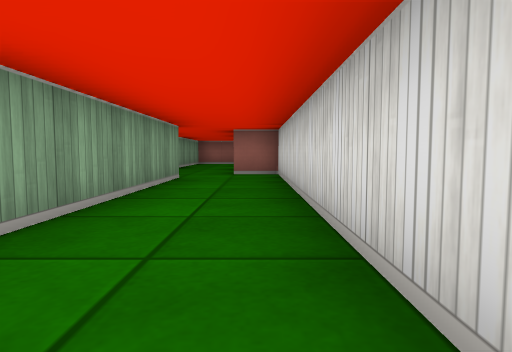
view 1 (above)

18 first-person views from a walk through a cub3D ray-caster map. The camera is about half as high as the walls, tilts 4° down and sees 75° across. The floor is counted in squares. Each view is taken from the middle of a square. On the plan, view 1 faces up. The plan holds only what a view shows up to about 9 squares ahead; the rest is blank.

view 2
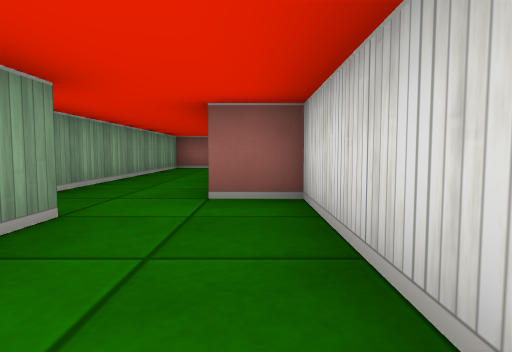

view 3
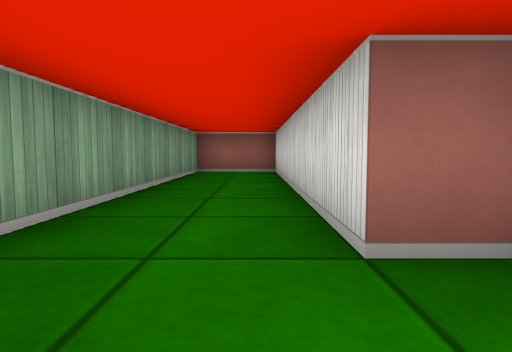

view 4
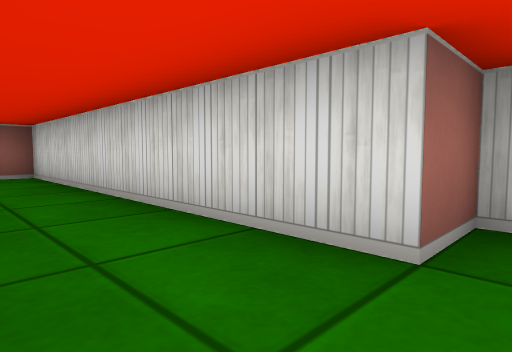

view 5
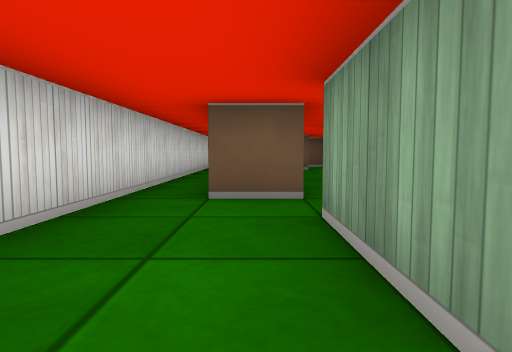

view 6
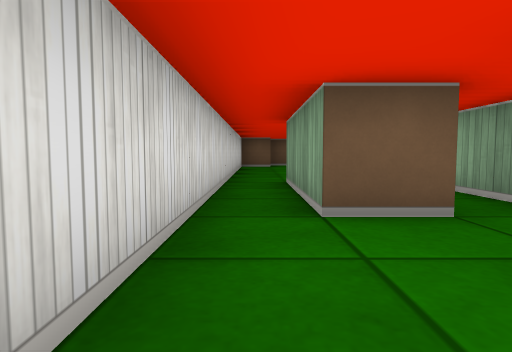

view 7
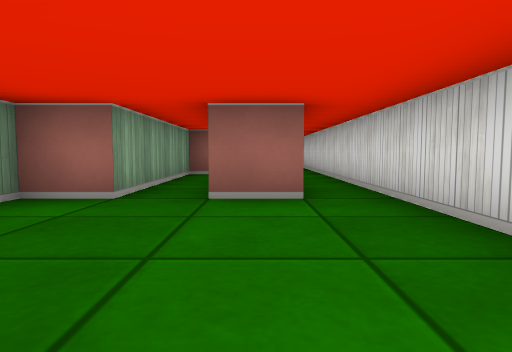

view 8
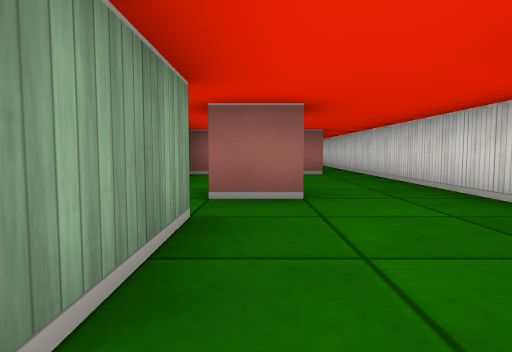

view 9
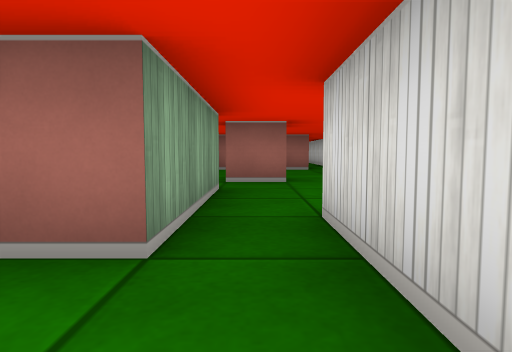

view 10
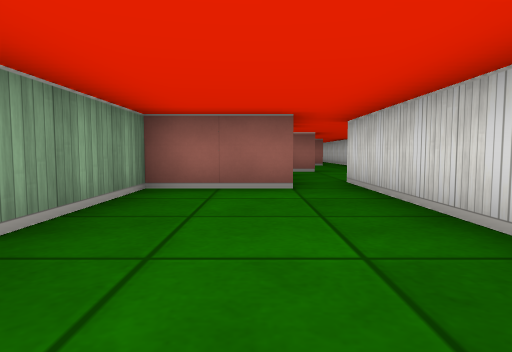

view 11
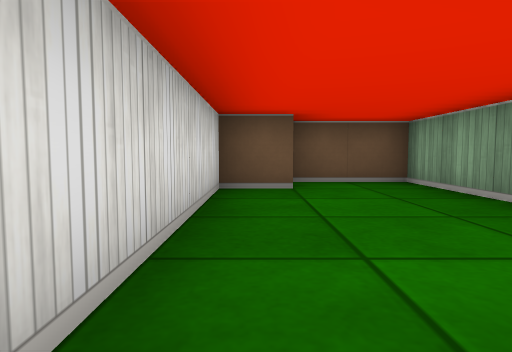

view 12
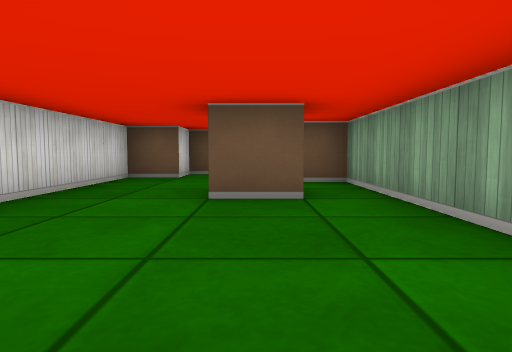

view 13
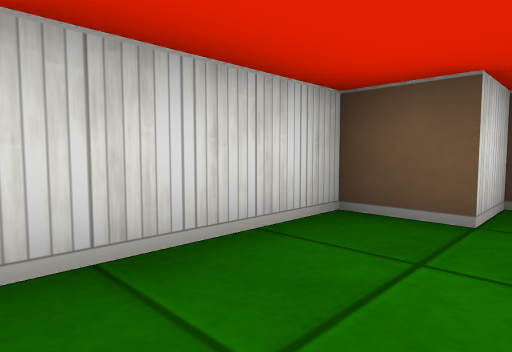

view 14
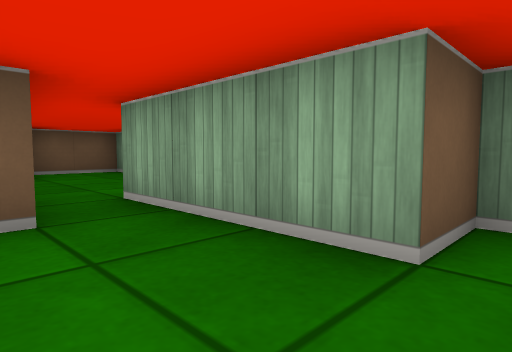

view 15
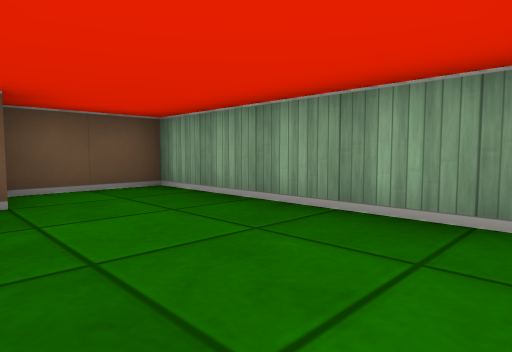

view 16
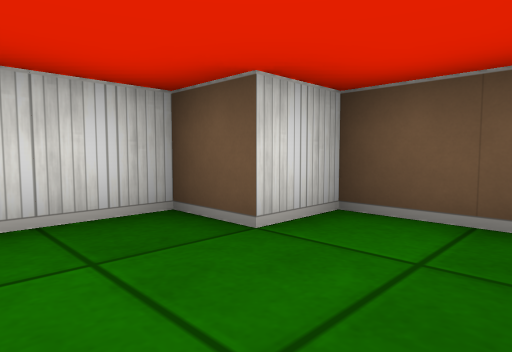

view 17
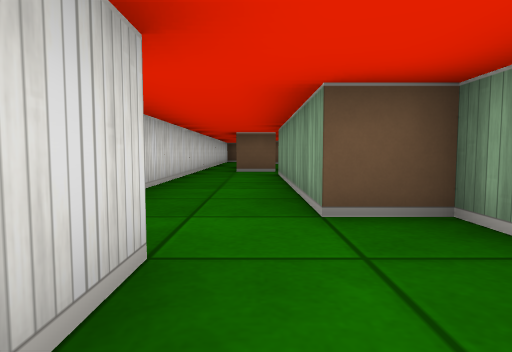

view 18
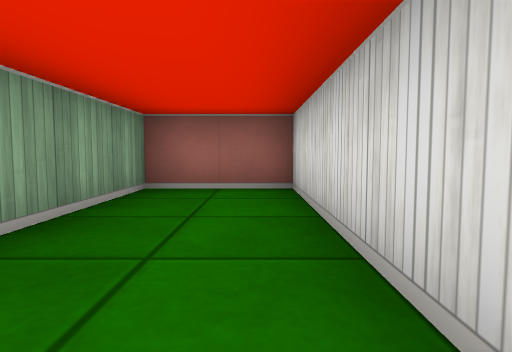

### Floor plan
Ten units are one square. View 1 is at (0, 0); x grows to the right and y downward. Boxes are objects, and circles mark ways between rooms. Rooms are numbered by the first view taken in them; rooms with no view inside come last. Other rooms are left out.
<svg viewBox="-50 -150 60 310">
<path fill="none" stroke="#000" d="M-20 -15 -25 -15 -25 -5M-16 -5 -5 -5 -5 25M5 25 5 -75 -5 -75 -5 -145 -25 -145 -25 -65 -15 -65 -15 -15M-26 55 -15 55M-14 65 -25 65M-5 25 -15 25M-25 -5 -25 25 -35 25 -35 75 -25 75 -25 105M-15 105 -15 95 -5 95 -5 85 5 85 5 25M-25 105 -45 105 -45 155 -25 155 -25 145 -15 145 -15 105"/>
<circle cx="-10" cy="5" r="3" fill="#2a7"/>
<circle cx="-20" cy="100" r="3" fill="#2a7"/>
<text x="-10" y="-70">1</text>
<text x="-20" y="50">2</text>
<text x="-30" y="130">3</text>
</svg>
Room 1 opens to room 2. Room 2 opens to room 3.

Where each view was taken, in squares from view 1:
view 1: 0 up, 0 right, facing up
view 2: 4 up, 0 right, facing up
view 3: 6 up, 1 left, facing up
view 4: 7 up, 2 left, facing up-right
view 5: 4 up, 1 left, facing down
view 6: 3 up, 0 right, facing down
view 7: 6 down, 1 left, facing up
view 8: 10 down, 2 left, facing up
view 9: 12 down, 2 left, facing up
view 10: 15 down, 3 left, facing up
view 11: 10 down, 2 left, facing down
view 12: 2 down, 2 left, facing down
view 13: 6 down, 1 left, facing down-right
view 14: 7 down, 1 left, facing down-left
view 15: 11 down, 2 left, facing down-left
view 16: 13 down, 4 left, facing down-right
view 17: 9 up, 1 left, facing down
view 18: 10 up, 1 left, facing up
